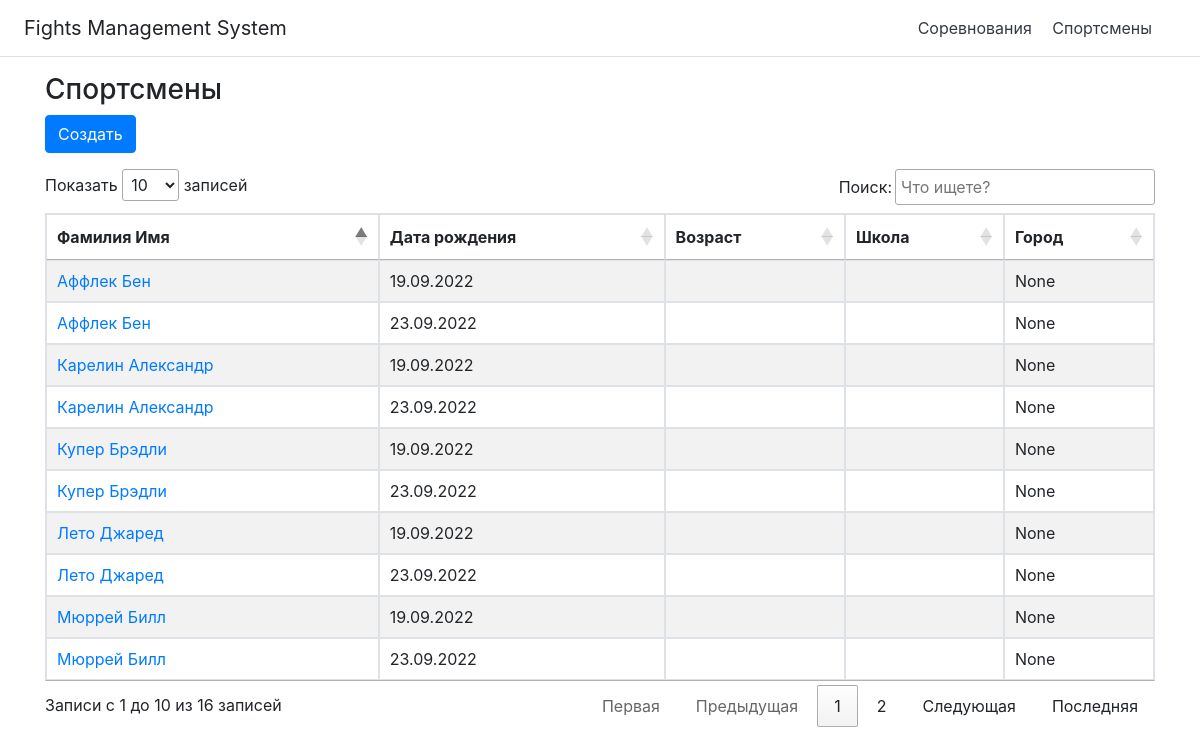
/participants, run on the app's committed database.
### models/models.py (models this page shows)
class ParticipantsDB(db.Model):
    participant_id = db.Column(db.Integer, primary_key=True)
    participant_first_name = db.Column(db.String)
    participant_last_name = db.Column(db.String)
    registration_participant = db.relationship('RegistrationsDB', backref='registration_participant')
    fighter_image = db.Column(db.String)
    birthday = db.Column(db.Date, default=datetime.utcnow)
    participant_city = db.Column(db.String)
    active_status = db.Column(db.Boolean, default=False)

### routes/routes.py (the view)
@home.route('/participants')
def participants():
    participants_data = ParticipantsDB.query.all()
    return render_template('participants_list.html', participants_data=participants_data)

### templates/participants_list.html (shortened to what this page needs)
{% extends "base.html" %}
{% block head %}
<link rel="stylesheet" type="text/css" href="https://cdnjs.cloudflare.com/ajax/libs/twitter-bootstrap/4.5.2/css/bootstrap.css">
<link rel="stylesheet" type="text/css" href="https://cdn.datatables.net/1.11.5/css/jquery.dataTables.min.css">
<link rel="stylesheet" href="https://cdnjs.cloudflare.com/ajax/libs/font-awesome/4.7.0/css/font-awesome.css">
{% endblock %}
{% block content %}
<div class="container" style="margin-top: 10px">
        <h3>Спортсмены</h3>
    <button type="button" class="btn btn-primary new_participant">Создать</button>
        <table id="participants_table" class="table table-striped table-bordered" style="width:100%">
            <thead>
                <tr>
                    <th>Фамилия Имя</th>
                    <th>Дата рождения</th>
                    <th>Возраст</th>
                    <th>Школа</th>
                    <th>Город</th>
                </tr>
            </thead>
            <tbody>
            {% for participant in participants_data %}
                <tr>
                    <td>
                        <a href="{{url_for('home.participant', participant_id = participant.participant_id, active_tab_name=1)}}">
                              {{ participant.participant_last_name }} {{ participant.participant_first_name }}
                        </a>
                    </td>
                    <td>{{ participant.birthday.strftime('%d.%m.%Y')}}</td>
                    <td></td>
                    <td></td>
                    <td>{{ participant.participant_city }}</td>
                </tr>
            {% endfor %}
        </table>
{% endblock %}

### data on the page
ParticipantsDB: participant_last_name "Карелин", participant_first_name "Александр", birthday "19.09.2022", participant_city "None"
ParticipantsDB: participant_last_name "Аффлек", participant_first_name "Бен", birthday "19.09.2022", participant_city "None"
ParticipantsDB: participant_last_name "Мюррей", participant_first_name "Билл", birthday "19.09.2022", participant_city "None"
ParticipantsDB: participant_last_name "Купер", participant_first_name "Брэдли", birthday "19.09.2022", participant_city "None"
ParticipantsDB: participant_last_name "Лето", participant_first_name "Джаред", birthday "19.09.2022", participant_city "None"
ParticipantsDB: participant_last_name "Карелин", participant_first_name "Александр", birthday "23.09.2022", participant_city "None"
ParticipantsDB: participant_last_name "Аффлек", participant_first_name "Бен", birthday "23.09.2022", participant_city "None"
ParticipantsDB: participant_last_name "Мюррей", participant_first_name "Билл", birthday "23.09.2022", participant_city "None"
ParticipantsDB: participant_last_name "Купер", participant_first_name "Брэдли", birthday "23.09.2022", participant_city "None"
ParticipantsDB: participant_last_name "Лето", participant_first_name "Джаред", birthday "23.09.2022", participant_city "None"
